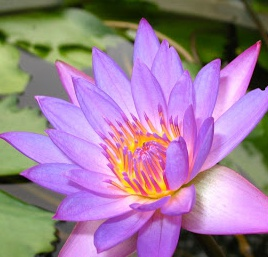
#> input picture Pillow Presentation - Martinez/image.jpg, 268 x 257 px
$ jupyter execute --allow-errors pillow_test.ipynb   (shell and % lines are left out)
#> lines starting #> are read from the running program, lines starting #| are printed output that depends on the picture; after the words box and inside, x2 and y2 are one past the last pixel; in counts of white or black regions, pixels touching at a corner belong together
[cell 1]
import matplotlib.pyplot as plt
import PIL #install with "pip install pillow", verify with "python3 -m PIL"
from PIL import Image,ImageFilter,ImageDraw,ImageEnhance #Image class used for all images
import os, sys
import numpy as np

This is a program showcasing the functionality of the Pillow library

[cell 2]
#image_name = input("Enter the name of the image file.")
image_name = "image.jpg"
filepath = os.path.join(os.getcwd(),image_name)
try:
    im = Image.open(filepath)
#> im is the input picture: PIL image 268x257 RGB; mean R, G, B 159, 125.6, 154.3
    print(f"Image - {filepath}")
    print(f"Format - {im.format}")
#| Format - JPEG
    print(f"Size - {im.size} - {im.width} x {im.height}")
#| Size - (268, 257) - 268 x 257
    print(f"Mode - {im.mode}")
#| Mode - RGB
    print(f"Bands - {im.getbands()}")
#| Bands - ('R', 'G', 'B')
    print(f"Bounds - {im.getbbox()}")
#| Bounds - (0, 0, 268, 257)
except OSError:
    print(f"Unable to open image {filepath}.")
    im = Image.new(mode="RGB",size=(400,300),color=(120,233,122))
grid_name = "grid.png"
gridpath = os.path.join(os.getcwd(),grid_name)
try:
    imgrid = Image.open(gridpath).convert("RGBA")
    print(f"Image - {gridpath}")
    print(f"Format - {imgrid.format}")
    print(f"Size - {imgrid.size} - {imgrid.width} x {imgrid.height}")
    print(f"Mode - {imgrid.mode}")
    print(f"Bands - {imgrid.getbands()}")
    print(f"Bounds - {imgrid.getbbox()}")
except OSError:
    print(f"Unable to open image {filepath}.")
    imgrid = Image.new(mode="RGBA",size=(400,300),color=(120,233,122))
im.save("image.png")
imgrid.save("grid.png")

[cell 3]
im.show()
imlow = im.copy()
imlow.thumbnail((128,128),resample=Image.Resampling.BOX)
imlow.show()
imlow.save("thumbnail.png")
imcomp = im.copy()
imcomp.paste(imgrid,(100,50))
imcomp.show()
imcomp.save("blackgrid.png")
imgrid2 = Image.new(mode="RGBA",size=im.size,color=(0,0,0,0))
#> imgrid2: PIL image 268x257 RGBA; every value is 0
imgrid2.paste(imgrid,(100,50))
imcomp2 = Image.alpha_composite(im.copy().convert("RGBA"),imgrid2)
imcomp2.show()
imcomp2.save("cleargrid.png")
imarr = np.asarray(im).copy()
print(imarr.shape)
#| (257, 268, 3)
for i in range(imarr.shape[0]):
    for j in range(imarr.shape[1]):
        if (i > imarr.shape[0]/3 and i < imarr.shape[0]*2/3) and (j > imarr.shape[1]/3 and j < imarr.shape[1]*2/3):
            imarr[i,j,0],imarr[i,j,1],imarr[i,j,2], = imarr[i,j,1],imarr[i,j,2],imarr[i,j,0]
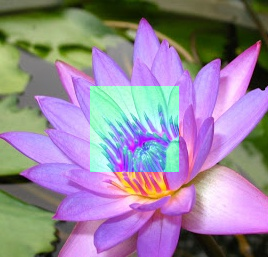
#> imarr: shape (257, 268, 3); 11.11% of pixels changed, all inside (x1, y1, x2, y2) = (90, 86, 179, 172)
im2 = Image.fromarray(imarr)
im2.show()
im2.save("bluebox.png")
immask = Image.new(mode="RGBA",size=im.size,color=(127,37,212,255))
immask.show()
immask.save("box.png")
imnoise = Image.effect_noise(im.size,1)
im2.save("compressed1.jpg",quality=90)
im2.save("compressed2.jpg",quality=50)
im2.save("compressed3.jpg",quality=30)
#> (the rest of this cell did not finish here and is left out)

[cell 4]
imdraw = Image.new(mode="RGBA",size=(512,700),color=(127,37,212,255))
draw = ImageDraw.Draw(imdraw)
print(draw.getfont())
#> (printed output is left out)
draw.line((10, 10, 500, 500),fill=128,width=3)
draw.arc(((30,10),(100,30)),start=50,end=10,fill=128,width=3)
#> (the rest of this cell did not finish here and is left out)

[cell 5]
fig,axs = plt.subplots(2,2)
for ax in axs.flat:
    ax.xaxis.tick_top()
    ax.invert_yaxis()
axs[0,0].imshow(im) #original image
axs[0,1].imshow(im.rotate(45)) #rotated image
axs[1,0].imshow(im.rotate(90)) #rotated image
axs[1,1].imshow(im.rotate(-90)) #rotated image

[cell 6]
fig,axs = plt.subplots(2,3)
for ax in axs.flat:
    ax.xaxis.tick_top()
    ax.invert_yaxis()
axs[0,0].imshow(im) #original image
axs[0,1].imshow(im.resize((128,128))) #resized image
im.resize((128,128)).save("shrink.png")
axs[0,2].imshow(im.resize((128,128)).resize((1024,1024))) #resized image
im.resize((128,128)).resize((1024,1024)).save("enlarge.png")
axs[1,0].imshow(im.crop((100,100,300,300))) #cropped image
im.crop((100,100,300,300)).save("crop1.png")
axs[1,1].imshow(im.crop((10,10,1024,1024))) #cropped image
im.crop((10,10,1024,1024)).save("crop2.png")
axs[1,2].imshow(im.crop((-512,-512,512,512))) #cropped image
im.crop((-512,-512,512,512)).save("crop3.png")

[cell 7]
fig,axs = plt.subplots(3,3)
for ax in axs.flat:
    ax.xaxis.tick_top()
    ax.invert_yaxis()
axs[0,0].imshow(im) #original image
axs[0,1].imshow(im.convert("1")) #grayscale
im.convert("1").save("gray.png")
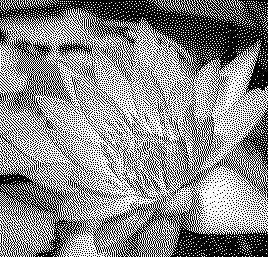
#> saved as gray.png: PIL image 268x257 1; 54.2% white; black in thin lines or dots
axs[0,2].imshow(im.convert("L")) #8channel
im.convert("L").save("eight.png")
axs[1,0].imshow(im.getchannel("R")) #extract red channel
im.getchannel("R").save("redchannel.png")
axs[1,1].imshow(im.getchannel("G")) #extract green channel
im.getchannel("G").save("green.png")
axs[1,2].imshow(im.getchannel("B")) #extract blue channel
im.getchannel("B").save("blue.png")
axs[2,0].imshow(Image.blend(im.convert("RGBA"),immask,0.3)) #blend red and red channel (in green)
axs[2,1].imshow(Image.blend(im.convert("RGBA"),immask,0.5)) #blend red and red channel (in green)
axs[2,2].imshow(Image.blend(im.convert("RGBA"),immask,0.7)) #blend red and red channel (in green)

[cell 8]
fig,axs = plt.subplots(3,3)
for ax in axs.flat:
    ax.xaxis.tick_top()
    ax.invert_yaxis()
axs[0,0].imshow(im) #original image
axs[0,1].imshow(im.transpose(Image.Transpose.FLIP_LEFT_RIGHT)) #flip along y-axis
axs[0,2].imshow(im.transpose(Image.Transpose.FLIP_TOP_BOTTOM)) #flip along x-axis
axs[1,0].imshow(im.transpose(Image.Transpose.TRANSPOSE)) #extract red channel
axs[1,1].imshow(im.transpose(Image.Transpose.TRANSVERSE)) #extract green channel
axs[1,2].imshow(im.transpose(Image.Transpose.TRANSVERSE).transpose(Image.Transpose.TRANSVERSE)) #extract blue channel
axs[2,0].imshow(im.transpose(Image.Transpose.ROTATE_90)) #extract green channel
axs[2,1].imshow(im.transpose(Image.Transpose.ROTATE_180)) #extract green channel
axs[2,2].imshow(im.transpose(Image.Transpose.ROTATE_270)) #extract blue channel
im.transpose(Image.Transpose.FLIP_LEFT_RIGHT).save("flipy.png")
im.transpose(Image.Transpose.FLIP_TOP_BOTTOM).save("flipx.png")
im.transpose(Image.Transpose.TRANSPOSE).save("transpose.png")
im.transpose(Image.Transpose.TRANSVERSE).save("transverse.png")
im.transpose(Image.Transpose.ROTATE_90).save("rot90.png")
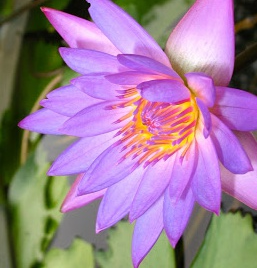
#> saved as rot90.png: PIL image 257x268 RGB; mean R, G, B 159, 125.6, 154.3
im.transpose(Image.Transpose.ROTATE_180).save("rot180.png")
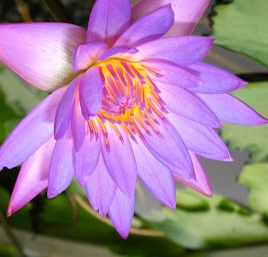
#> saved as rot180.png: PIL image 268x257 RGB; mean R, G, B 159, 125.6, 154.3
im.transpose(Image.Transpose.ROTATE_270).save("rot270.png")
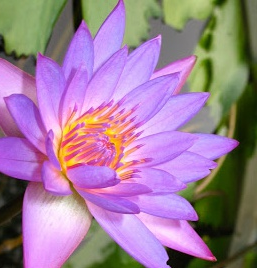
#> saved as rot270.png: PIL image 257x268 RGB; mean R, G, B 159, 125.6, 154.3

[cell 9]
fig,axs = plt.subplots(2,2)
axs[0,0].hist(im.histogram(), bins=256)
axs[0,1].hist(im.getchannel("R").histogram(), bins=256)
axs[1,0].hist(im.getchannel("G").histogram(), bins=256)
axs[1,1].hist(im.getchannel("B").histogram(), bins=256)
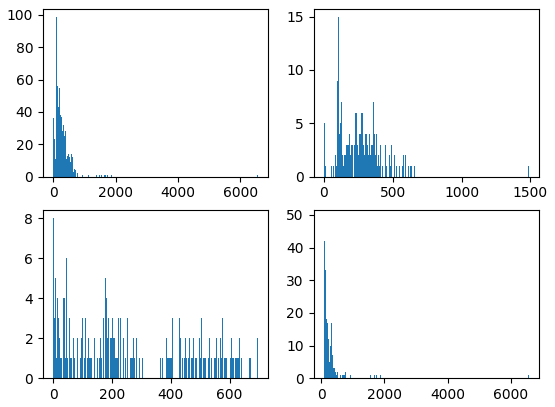
#> figure drawn by matplotlib, 4 panels; panel 1: tallest bar 99 high, from x = 102.7 to 128.4; panel 2: tallest bar 15 high, from x = 104.6 to 110.4; panel 3: tallest bar 8 high, from x = 0 to 2.72; panel 4: tallest bar 49 high, from x = 104.4 to 129.7

[cell 10]
fig,axs = plt.subplots(3,4)
for ax in axs.flat:
    ax.xaxis.tick_top()
    ax.invert_yaxis()
axs[0,0].imshow(imlow) #original image
axs[0,1].imshow(imlow.filter(ImageFilter.BLUR))
axs[0,2].imshow(imlow.filter(ImageFilter.CONTOUR))
axs[0,3].imshow(imlow.filter(ImageFilter.DETAIL))
axs[1,0].imshow(imlow.filter(ImageFilter.EDGE_ENHANCE))
axs[1,1].imshow(imlow.filter(ImageFilter.EDGE_ENHANCE_MORE))
axs[1,2].imshow(imlow.filter(ImageFilter.EMBOSS))
axs[1,3].imshow(imlow.filter(ImageFilter.FIND_EDGES))
axs[2,0].imshow(imlow.filter(ImageFilter.SHARPEN))
axs[2,1].imshow(imlow.filter(ImageFilter.SMOOTH))
axs[2,2].imshow(imlow.filter(ImageFilter.SMOOTH_MORE))

imlow.filter(ImageFilter.BLUR).save("blur.png")
imlow.filter(ImageFilter.CONTOUR).save("contour.png")
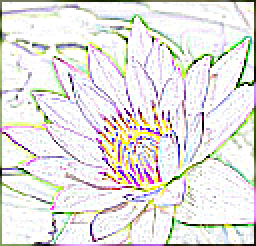
#> saved as contour.png: PIL image 128x123 RGB (shown 2 times larger); mean R, G, B 228.7, 226.9, 223.5
imlow.filter(ImageFilter.DETAIL).save("detail.png")
imlow.filter(ImageFilter.EDGE_ENHANCE).save("edge1.png")
imlow.filter(ImageFilter.EDGE_ENHANCE_MORE).save("edge2.png")
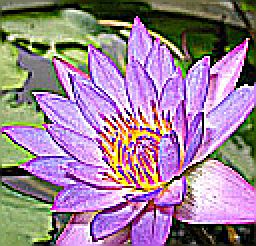
#> saved as edge2.png: PIL image 128x123 RGB (shown 2 times larger); mean R, G, B 155.4, 128.5, 149.8
imlow.filter(ImageFilter.EMBOSS).save("emboss.png")
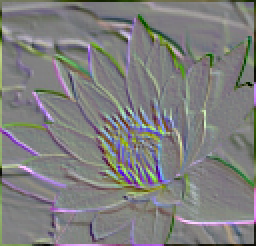
#> saved as emboss.png: PIL image 128x123 RGB (shown 2 times larger); mean R, G, B 126.7, 126.6, 125.9
imlow.filter(ImageFilter.FIND_EDGES).save("findedge1.png")
imlow.filter(ImageFilter.SHARPEN).save("sharp.png")
imlow.filter(ImageFilter.SMOOTH).save("smooth1.png")
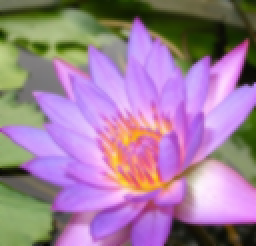
#> saved as smooth1.png: PIL image 128x123 RGB (shown 2 times larger); mean R, G, B 159.4, 126.1, 154.7
imlow.filter(ImageFilter.SMOOTH_MORE).save("smooth2.png")

[cell 11]
fig,axs = plt.subplots(4,3)
for ax in axs.flat:
    ax.xaxis.tick_top()
    ax.invert_yaxis()
#> (the rest of this cell did not finish here and is left out)
